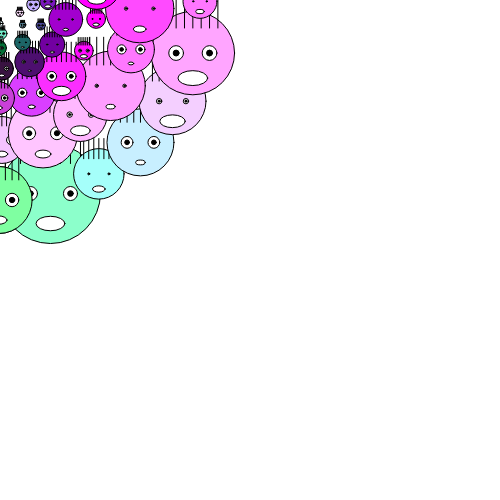
Frame 1 (no input)
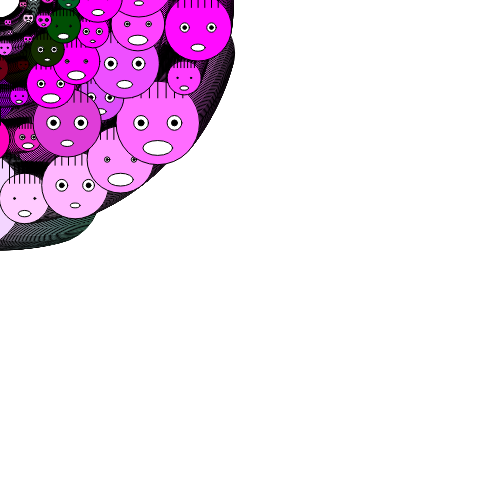
Frame 60 (no input)
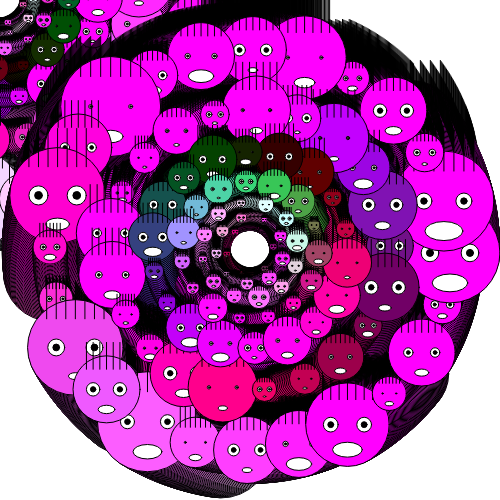
Frame 120 (the mouse pressed at the canvas centre since frame 60)

The p5.js sketch that drew these frames (run headless with seeded random() and noise() and a simulated clock; from frame 60 on, the mouse is pressed at the canvas centre):

// p5.js sketch
// ── sketch.js
// 函数setup() : 准备阶段
function setup() {
	// 创建画布，宽度640像素，高度480像素
	// 画布的坐标系统为，左上角坐标为（0，0），
	// x方向水平向右，y方向垂直向下，单位像素
	createCanvas(500,500);
}

// 函数draw()：作画阶段
function draw() {	
	var msecs = millis();
	var secs = msecs/1000;
	var radius = 200;
	var cnt = 0;
	var factor = -1;
	while(radius >20)
	{
		var r,g,b;
		r = 125*sin(secs+1.234234*cnt) + 125;
		g = 125*cos(secs+1.112347*cnt) + 125;
		b = 125*sin(secs+1.323437*cnt) + 125;
		drawConfuseFaceRing(
			mouseX,mouseY,
			radius,
			24-cnt*3,
			0.4*secs*(1+cnt)*factor,
			r,g,b);

		// 每一次改变符号
		factor *= -1;

		// 改变radius的值，
		// 让循环有退出的情况
		radius *= 0.7;

		cnt ++;
		if(cnt>10000)
		{
			break;
		}
	}
	
}

function drawConfuseFaceRing(
	centerX, centerY, 
	radius, 
	count, 
	thetaOffset,
	r,g,b)
{
	var theta = 0;
	var cnt = 0;
	while(theta<TWO_PI)
	{
		var x = sin(theta + thetaOffset) * radius;
		var y = cos(theta + thetaOffset) * radius;

		var faceSizeBase = radius*0.5;
		var faceSize = 
			0.67*faceSizeBase + 
			0.33* faceSizeBase * sin(theta * (cnt*5+1))
		var mouthScale = 0.15 * sin(theta*(cnt+10))+0.25;
		var eyeScale = 0.08 * cos(theta *(20-cnt)) + 0.12;

		r += 50*sin(theta);
		g += 50*cos(theta+1.2342347);
		b += 50*sin(theta +0.7342347);

		drawConfuseFace(
			centerX+x,centerY+y,
			faceSize,
			mouthScale,
			eyeScale,
			eyeScale,
			r,g,b);

		theta += TWO_PI/count;	
		// 预防死循环
		cnt ++;
		if(cnt>1000)
		{
			break;
		}
	}
}

// 画懵逼脸
function drawConfuseFace(
	posX, posY,  // 脸部中心位置
	faceSize,  // 脸部尺寸
	scaleMouth,  // 嘴巴尺度比例，相对于脸部尺寸
	scaleLEye,  // 左眼尺度比例， 相对于脸部尺寸
	scaleREye,
	r,g,b) // 右眼尺度比例， 相对于脸部尺寸
{
	//  -------------- 1 画脸 --------------- 
	fill(r,g,b);// 填充白色
	ellipse(posX,posY,faceSize,faceSize);// 圆圈
	
	//  -------------- 2 画眼睛 --------------- 
	// 2.1 计算眼睛相对于脸中心点的偏移量
	var EyeOffsetX = 0.2 * faceSize; // 眼睛横向偏移量为脸部尺寸的0.2倍
	var EyeOffsetY = 0 * faceSize; // 眼睛纵向偏移量为脸部尺寸的0倍

	// 2.2 计算眼睛尺寸
	// 左右眼尺寸
	var LEyeSize = faceSize * scaleLEye; 
	var REyeSize = faceSize * scaleREye;
	// 左右眼珠尺寸
	var LIrisSize = LEyeSize * 0.4;
	var RIrisSize = REyeSize * 0.4;
	
	// 2.2 画出左眼	
	fill(255);// 填充白色
	ellipse(
		posX-EyeOffsetX, // 脸的中心位置向左偏移EyeOffsetX
		posY+EyeOffsetY, // 脸的中心位置向下偏移EyeOffsetY
		LEyeSize,
		LEyeSize);
	
	// 2.3 画出右眼	
	fill(255);// 填充白色
	ellipse(
		posX+EyeOffsetX,
		posY+EyeOffsetY,
		REyeSize,
		REyeSize); 	
	
	// 5 左眼珠
	fill(0);// 填充黑色	
	ellipse(
		posX-EyeOffsetX, // 位置与左眼一样
		posY+EyeOffsetY,
		LIrisSize, // 尺寸则采用比左眼小的尺寸
		LIrisSize);
	
	// 6 右眼珠
	fill(0);// 填充黑色	
	ellipse(
		posX+EyeOffsetX,
		posY+EyeOffsetY,
		RIrisSize,
		RIrisSize);	
	
	//  -------------- 3 画嘴巴 ---------------
	// 3.1 计算嘴巴相对于脸部中心位置的偏移量
	var MouthOffsetX = 0.0;
	var MouthOffsetY = 0.3*faceSize;

	// 3.2 计算嘴巴尺寸
	var MouthWidth = faceSize * scaleMouth;
	var MouthHeight = MouthWidth/2.0;
	
	// 3.3 画出嘴巴
	fill(255); // 填充白色
	ellipse(
		posX + MouthOffsetX,
		posY + MouthOffsetY,
		MouthWidth,
		MouthHeight);	
	
	//  -------------- 4 画头发 --------------- 	
	var offsetX01 = -0.3;
	// while(bool Condition){}:
	// 当条件满足时，就执行{}内容，然后再判断()的条件
	var count = 0;
	while(offsetX01<0.4) 
	{
		drawOneHair(posX,posY,faceSize,offsetX01);
		// 警戒：必须要让while()括号中的条件会变成false
		offsetX01 += 0.1; // += 运算符用途：A+=B 等价于 A=A+B;

		if(count>99999)
		{
			break;
		}
		count ++;
	}	
}

// 绘制一根头发
function drawOneHair(
	faceX,faceY, // 脸的中心位置
	faceSize, // 脸的尺寸
	offsetXOnFaceSize) // 头发X坐标的的偏移量，以脸部尺寸为单位尺寸
{
	// ------------- 1 计算尺寸和位置 ---------//
	// 头发相对脸部中心的Y偏移量
	var HairOffsetY = faceSize * 0.3;	
	// 计算X偏移量
	var offsetX = offsetXOnFaceSize * faceSize;
	// 头发长度
	var HairLength = faceSize * 0.4;

	// --------------- 2 画头发 ---------------//
	line(
		faceX + offsetX,
		faceY - HairOffsetY,
		faceX + offsetX,
		faceY - (HairOffsetY + HairLength) );
}
